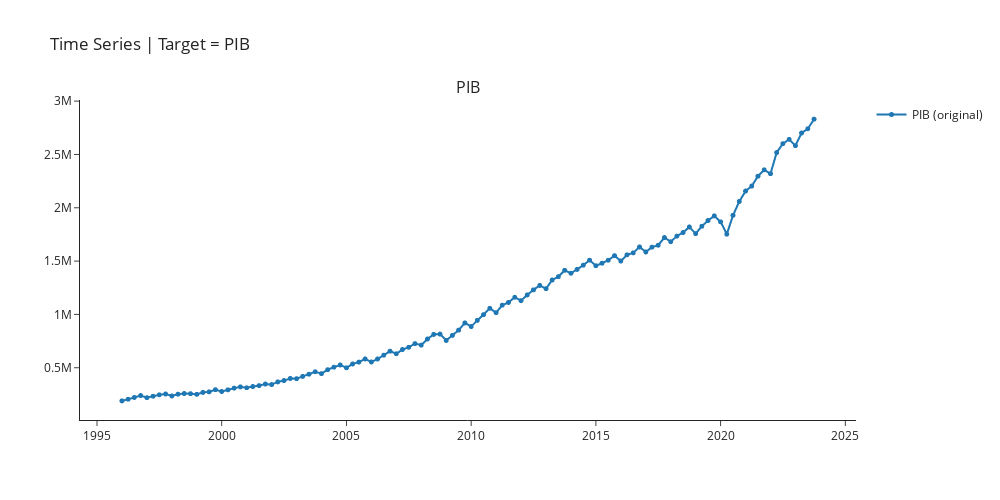

The cell this chart's notebook holds for it:
### Code cell
exp.plot_model(plot="ts",fig_kwargs = {"height":500,"width":1000,"template": "simple_white","hoverinfo":"none","big_data_threshold":120})
